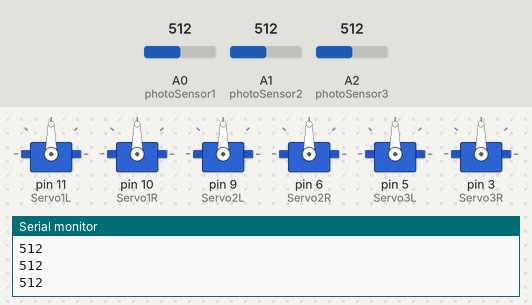
The sketch below on a simulated Arduino Uno, built with avr-gcc and run on an emulated ATmega328P. On the bench: 6 × servo, the last lines printed to the serial monitor. Inputs (shaded band) come from the test bench; at power-on: A0 (photoSensor1) = 512, A1 (photoSensor2) = 512, A2 (photoSensor3) = 512.

Above: at 1.2 s.
1.3 s: A0 (photoSensor1) set to 555
2.8 s: A0 (photoSensor1) set to 580
At 4.0 s:
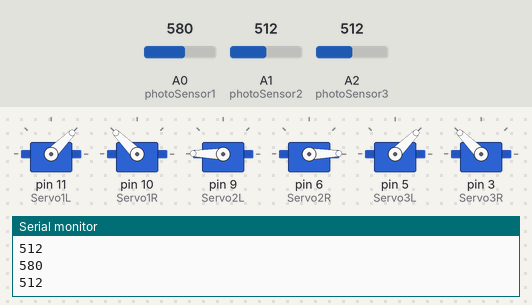
4.3 s: A1 (photoSensor2) set to 546
At 5.4 s:
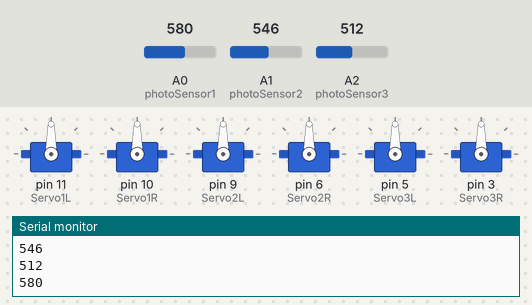
5.8 s: A2 (photoSensor3) set to 621
7.3 s: A2 (photoSensor3) set to 643
At 7.7 s:
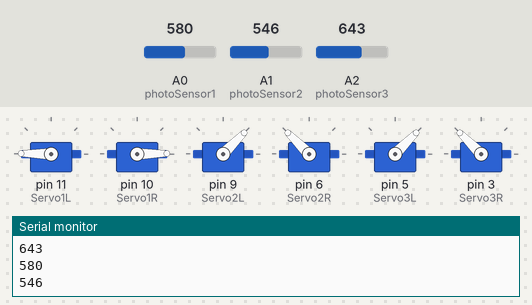
8.8 s: A1 (photoSensor2) set to 716
At 9.8 s:
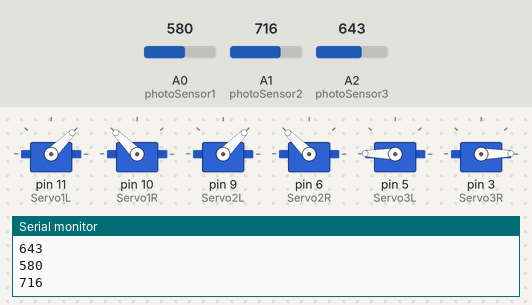
Timing chart, 0 to 11.3 s (numbered marks = the images above; inputs shaded):
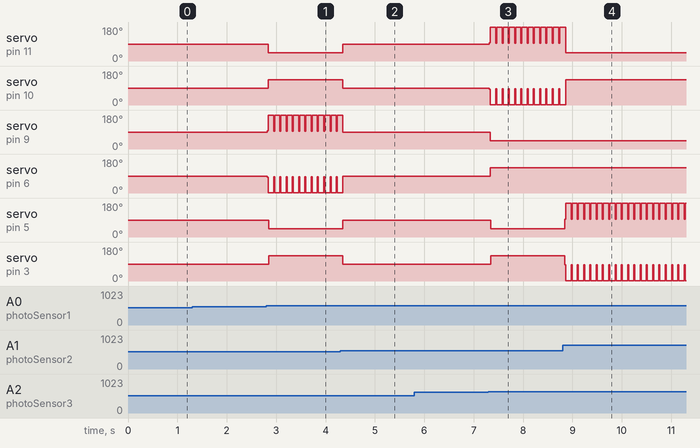

Measured:
- the behaviour switches between 562 and 563 on A0 (photoSensor1) (found by bisection; images 0 and 1)
- the behaviour switches between 529 and 530 on A1 (photoSensor2) (found by bisection; images 1 and 2)
- the behaviour switches between 630 and 631 on A2 (photoSensor3) (found by bisection; images 2 and 3)
- after the input at 2.8 s, servo on pin 11 (Servo1L): 90° → 45° at once; servo on pin 10 (Servo1R): 90° → 135° at once
- after the input at 4.3 s, servo on pin 11 (Servo1L), servo on pin 5 (Servo3L): 45° → 90° after 0.05 s; servo on pin 10 (Servo1R), servo on pin 3 (Servo3R): 135° → 90° after 0.05 s
- after the input at 7.3 s, servo on pin 11 (Servo1L): 90° → 96° at once, then repeats every 0.13 s: 179° 0.11 s, 94° 0.02 s; servo on pin 10 (Servo1R): 90° → 84° at once, then repeats every 0.13 s: 1° 0.11 s, 87° 0.02 s
- after the input at 8.8 s, servo on pin 5 (Servo3L): alternates 179° for 0.11 s and 94° for 0.02 s, starting after 0.05 s; servo on pin 3 (Servo3R): alternates 87° for 0.02 s and 1° for 0.11 s, starting after 0.05 s

The sketch:

AutoDemo.ino
```cpp
#include <Servo.h>

Servo Servo1L;
Servo Servo1R;
Servo Servo2L;
Servo Servo2R;
Servo Servo3L;
Servo Servo3R;

int pos=0;
int rate=0;
int x=0;

int photoSensor1= A0;// 2
int photoSensor2= A1; //3
int photoSensor3= A2; //1

int photoValue1=0;
int photoValue2=0;
int photoValue3=0;

void setup()
{
  Servo1L.attach(11);
  Servo1R.attach(10);
  Servo2L.attach(9);
  Servo2R.attach(6);
  Servo3L.attach(5);
  Servo3R.attach(3);
  Serial.begin(9600);
}

void loop()
{
  photoValue2= analogRead(photoSensor1);
  photoValue3= analogRead(photoSensor2);
  photoValue1= analogRead(photoSensor3);
  Serial.println(photoValue1);
  Serial.println(photoValue2);
  Serial.println(photoValue3);

  if(photoValue1>photoValue2+50 && photoValue1>photoValue3+50)
  {
    tilt1();
    drop2();
    drop3();
    delay(100);
  }
  else if(photoValue2>photoValue1+50 && photoValue2>photoValue3+50)
  {
    tilt2();
    drop1();
    drop3();
    delay(100);
  }
  else if(photoValue3>photoValue2+50 && photoValue3>photoValue1+50)
  {
    tilt3();
    drop1();
    drop2();
    delay(100);
  }
  else
  {
    Servo1L.write(90);
    Servo1R.write(90);
    Servo2L.write(90);
    Servo2R.write(90);
    Servo3L.write(90);
    Servo3R.write(90);
  }
}
void YmoveUp(int rate)
{
  for(pos=90; pos<180; pos+=1)
  {
    Servo1L.write(pos);
    Servo2L.write(pos);
    Servo3L.write(pos);
    Servo1R.write(180-pos);
    Servo2R.write(180-pos);
    Servo3R.write(180-pos);

    delay(rate);
  }

}

void YmoveDown(int rate)
{
  for(pos=180; pos>=90; pos-=1)
  {
    Servo1L.write(pos);
    Servo2L.write(pos);
    Servo3L.write(pos);

    Servo1R.write(180-pos);
    Servo2R.write(180-pos);
    Servo3R.write(180-pos);

    delay(rate);
  }
}
void tilt3()
{
  for(pos=90; pos<180; pos++)
  {
    Servo3L.write(pos);
    Servo3R.write(180-pos);
  }
}
void tilt2()
{
  for(pos=90; pos<180; pos++)
  {
    Servo2L.write(pos);
    Servo2R.write(180-pos);
  }
}
void tilt1()
{
  for(pos=90; pos<180; pos++)
  {
    Servo1L.write(pos);
    Servo1R.write(180-pos);
  }
}
void drop1()
{
  for(pos=90; pos>=45; pos-=1)
  {
    Servo1L.write(pos);
    Servo1R.write(180-pos);
  }
}
void drop2()
{
  for(pos=90; pos>=45; pos-=1)
  {
    Servo2L.write(pos);
    Servo2R.write(180-pos);
  }
}
void drop3()
{
  for(pos=90; pos>=45; pos-=1)
  {
    Servo3L.write(pos);
    Servo3R.write(180-pos);
  }
}

//1R and 1L up and down
  //3R up and 3L down
  //2R up and 2L down
void surge()
{
  for(pos=0; pos<=20; pos++)
  {
    Servo1L.write(pos);
    Servo3R.write(pos);
  }
  for(pos=20; pos>=0; pos-=1)
  {
    Servo1R.write(pos);
    Servo2L.write(pos);
  }
  for(pos=0; pos<=20; pos++)
  {
    Servo2R.write(pos);
    Servo3L.write(pos);
  }

  delay(30);
  for(pos=20; pos>=0; pos-=1)
  {
    Servo1L.write(pos);
    Servo3R.write(pos);
  }
  for(pos=0; pos<=20; pos++)
  {
    Servo1R.write(pos);
    Servo2L.write(pos);
  }
  for(pos=20; pos>=0; pos-=1)
  {
    Servo2R.write(pos);
    Servo3L.write(pos);
  }
}
```
